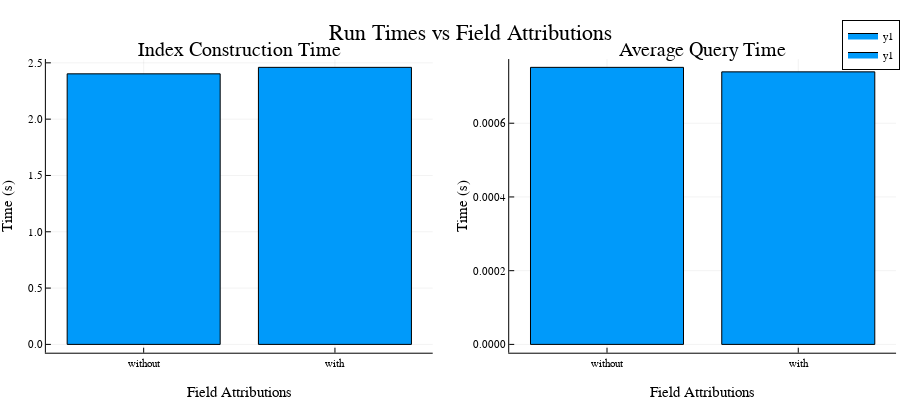

Notebook cell for this chart:
### Markdown cell above
Finally, let's see if field attributions made much of a difference.

### Code cell
attribution_mask = (indexes[:,"field_attributions"].==1)


p1 = bar(
    [
        mean(indexes[(!).(attribution_mask),"indexing_time"]),
        mean(indexes[(attribution_mask),"indexing_time"])
    ],
    xticks = (1:2, ["without","with"]),
    title = "Index Construction Time",
    xlabel = "Field Attributions",
    ylabel = "Time (s)",
    legend = false
)

p2 = bar(
    [
        mean(indexes[(!).(attribution_mask),"index_avg_query_time"]),
        mean(indexes[(attribution_mask),"index_avg_query_time"])
    ],
    xticks = (1:2, ["without","with"]),
    title = "Average Query Time",
    xlabel = "Field Attributions",
    ylabel = "Time (s)",
    legend = false
)


plot([p1,p2]..., layout=(1,2), size=(900,400), plot_title = "Run Times vs Field Attributions")

### Figure 1 — Plotly figure (JSON) as saved in the notebook; plotly's stock layout.template omitted (floating-point values rounded to 4 significant figures)
{"data": [{"fill": "tozeroy", "fillcolor": "rgba(0, 154, 250, 1.000)", "legendgroup": "y1", "line": {"color": "rgba(0, 0, 0, 1.000)", "dash": "solid", "width": 1}, "mode": "lines", "name": "y1", "showlegend": true, "type": "scatter", "x": [0.6, 0.6, 1.4, 1.4, 0.6, 0.6], "xaxis": "x1", "y": [2.402, 0, 0, 2.402, 2.402, 2.402], "yaxis": "y1"}, {"fill": "tozeroy", "fillcolor": "rgba(0, 154, 250, 1.000)", "legendgroup": "y1", "line": {"color": "rgba(0, 0, 0, 1.000)", "dash": "solid", "width": 1}, "mode": "lines", "name": "y1", "showlegend": false, "type": "scatter", "x": [1.6, 1.6, 2.4, 2.4, 1.6, 1.6], "xaxis": "x1", "y": [2.46, 0, 0, 2.46, 2.46, 2.46], "yaxis": "y1"}, {"colorbar": {"title": ""}, "legendgroup": "y1", "marker": {"color": "rgba(0, 154, 250, 0.000)", "line": {"color": "rgba(0, 0, 0, 0.000)", "width": 1}, "size": 0, "symbol": "circle"}, "mode": "markers", "name": "y1", "showlegend": false, "type": "scatter", "x": [1, 2], "xaxis": "x1", "y": [2.402, 2.46], "yaxis": "y1", "zmax": null, "zmin": null}, {"fill": "tozeroy", "fillcolor": "rgba(0, 154, 250, 1.000)", "legendgroup": "y1", "line": {"color": "rgba(0, 0, 0, 1.000)", "dash": "solid", "width": 1}, "mode": "lines", "name": "y1", "showlegend": true, "type": "scatter", "x": [0.6, 0.6, 1.4, 1.4, 0.6, 0.6], "xaxis": "x2", "y": [0.0007516, 0, 0, 0.0007516, 0.0007516, 0.0007516], "yaxis": "y2"}, {"fill": "tozeroy", "fillcolor": "rgba(0, 154, 250, 1.000)", "legendgroup": "y1", "line": {"color": "rgba(0, 0, 0, 1.000)", "dash": "solid", "width": 1}, "mode": "lines", "name": "y1", "showlegend": false, "type": "scatter", "x": [1.6, 1.6, 2.4, 2.4, 1.6, 1.6], "xaxis": "x2", "y": [0.0007393, 0, 0, 0.0007393, 0.0007393, 0.0007393], "yaxis": "y2"}, {"colorbar": {"title": ""}, "legendgroup": "y1", "marker": {"color": "rgba(0, 154, 250, 0.000)", "line": {"color": "rgba(0, 0, 0, 0.000)", "width": 1}, "size": 0, "symbol": "circle"}, "mode": "markers", "name": "y1", "showlegend": false, "type": "scatter", "x": [1, 2], "xaxis": "x2", "y": [0.0007516, 0.0007393], "yaxis": "y2", "zmax": null, "zmin": null}], "layout": {"annotations": [{"font": {"color": "rgba(0, 0, 0, 1.000)", "family": "sans-serif", "size": 20}, "rotation": 0, "showarrow": false, "text": "Index Construction Time", "x": 0.2659, "xanchor": "center", "xref": "paper", "y": 0.95, "yanchor": "top", "yref": "paper"}, {"font": {"color": "rgba(0, 0, 0, 1.000)", "family": "sans-serif", "size": 20}, "rotation": 0, "showarrow": false, "text": "Average Query Time", "x": 0.7807, "xanchor": "center", "xref": "paper", "y": 0.95, "yanchor": "top", "yref": "paper"}, {"font": {"color": "rgba(0, 0, 0, 1.000)", "family": "sans-serif", "size": 22}, "rotation": 0, "showarrow": false, "text": "Run Times vs Field Attributions", "x": 0.5233, "xanchor": "center", "xref": "paper", "y": 1, "yanchor": "top", "yref": "paper"}], "height": 400, "legend": {"bgcolor": "rgba(255, 255, 255, 1.000)", "bordercolor": "rgba(0, 0, 0, 1.000)", "borderwidth": 1, "font": {"color": "rgba(0, 0, 0, 1.000)", "family": "sans-serif", "size": 11}, "title": {"font": {"color": "rgba(0, 0, 0, 1.000)", "family": "sans-serif", "size": 15}, "text": ""}, "tracegroupgap": 0, "traceorder": "normal", "x": 1, "xanchor": "auto", "y": 1, "yanchor": "auto"}, "margin": {"b": 20, "l": 0, "r": 0, "t": 20}, "paper_bgcolor": "rgba(255, 255, 255, 1.000)", "plot_bgcolor": "rgba(255, 255, 255, 1.000)", "showlegend": true, "width": 900, "xaxis1": {"anchor": "y1", "domain": [0.05098, 0.4808], "gridcolor": "rgba(0, 0, 0, 0.100)", "gridwidth": 0.5, "linecolor": "rgba(0, 0, 0, 1.000)", "mirror": false, "range": [0.4888, 2.511], "showgrid": true, "showline": true, "showticklabels": true, "tickangle": 0, "tickcolor": "rgb(0, 0, 0)", "tickfont": {"color": "rgba(0, 0, 0, 1.000)", "family": "sans-serif", "size": 11}, "tickmode": "array", "ticks": "inside", "ticktext": ["without", "with"], "tickvals": [1, 2], "title": "Field Attributions", "titlefont": {"color": "rgba(0, 0, 0, 1.000)", "family": "sans-serif", "size": 15}, "type": "-", "visible": true, "zeroline": false, "zerolinecolor": "rgba(0, 0, 0, 1.000)"}, "xaxis2": {"anchor": "y2", "domain": [0.5658, 0.9956], "gridcolor": "rgba(0, 0, 0, 0.100)", "gridwidth": 0.5, "linecolor": "rgba(0, 0, 0, 1.000)", "mirror": false, "range": [0.4888, 2.511], "showgrid": true, "showline": true, "showticklabels": true, "tickangle": 0, "tickcolor": "rgb(0, 0, 0)", "tickfont": {"color": "rgba(0, 0, 0, 1.000)", "family": "sans-serif", "size": 11}, "tickmode": "array", "ticks": "inside", "ticktext": ["without", "with"], "tickvals": [1, 2], "title": "Field Attributions", "titlefont": {"color": "rgba(0, 0, 0, 1.000)", "family": "sans-serif", "size": 15}, "type": "-", "visible": true, "zeroline": false, "zerolinecolor": "rgba(0, 0, 0, 1.000)"}, "xaxis3": {"anchor": "y3", "domain": [0.05098, 0.9956], "gridcolor": "rgba(0, 0, 0, 0.100)", "gridwidth": 0.5, "linecolor": "rgba(0, 0, 0, 1.000)", "mirror": false, "range": [0, 1], "showgrid": true, "showline": false, "showticklabels": true, "tickangle": 0, "tickcolor": "rgb(0, 0, 0)", "tickfont": {"color": "rgba(0, 0, 0, 1.000)", "family": "sans-serif", "size": 11}, "tickmode": "array", "ticks": "inside", "ticktext": ["0.0", "0.2", "0.4", "0.6", "0.8", "1.0"], "tickvals": [0, 0.2, 0.4, 0.6, 0.8, 1], "title": "", "titlefont": {"color": "rgba(0, 0, 0, 1.000)", "family": "sans-serif", "size": 15}, "type": "-", "visible": false, "zeroline": false, "zerolinecolor": "rgba(0, 0, 0, 1.000)"}, "yaxis1": {"anchor": "x1", "domain": [0.07581, 0.8915], "gridcolor": "rgba(0, 0, 0, 0.100)", "gridwidth": 0.5, "linecolor": "rgba(0, 0, 0, 1.000)", "mirror": false, "range": [-0.07379, 2.534], "showgrid": true, "showline": true, "showticklabels": true, "tickangle": 0, "tickcolor": "rgb(0, 0, 0)", "tickfont": {"color": "rgba(0, 0, 0, 1.000)", "family": "sans-serif", "size": 11}, "tickmode": "array", "ticks": "inside", "ticktext": ["0.0", "0.5", "1.0", "1.5", "2.0", "2.5"], "tickvals": [0, 0.5, 1, 1.5, 2, 2.5], "title": "Time (s)", "titlefont": {"color": "rgba(0, 0, 0, 1.000)", "family": "sans-serif", "size": 15}, "type": "-", "visible": true, "zeroline": false, "zerolinecolor": "rgba(0, 0, 0, 1.000)"}, "yaxis2": {"anchor": "x2", "domain": [0.07581, 0.8915], "gridcolor": "rgba(0, 0, 0, 0.100)", "gridwidth": 0.5, "linecolor": "rgba(0, 0, 0, 1.000)", "mirror": false, "range": [-2.255e-05, 0.0007741], "showgrid": true, "showline": true, "showticklabels": true, "tickangle": 0, "tickcolor": "rgb(0, 0, 0)", "tickfont": {"color": "rgba(0, 0, 0, 1.000)", "family": "sans-serif", "size": 11}, "tickmode": "array", "ticks": "inside", "ticktext": ["0.0000", "0.0002", "0.0004", "0.0006"], "tickvals": [0, 0.0002, 0.0004, 0.0006], "title": "Time (s)", "titlefont": {"color": "rgba(0, 0, 0, 1.000)", "family": "sans-serif", "size": 15}, "type": "-", "visible": true, "zeroline": false, "zerolinecolor": "rgba(0, 0, 0, 1.000)"}, "yaxis3": {"anchor": "x3", "domain": [0.95, 1], "gridcolor": "rgba(0, 0, 0, 0.100)", "gridwidth": 0.5, "linecolor": "rgba(0, 0, 0, 1.000)", "mirror": false, "range": [0, 1], "showgrid": true, "showline": false, "showticklabels": true, "tickangle": 0, "tickcolor": "rgb(0, 0, 0)", "tickfont": {"color": "rgba(0, 0, 0, 1.000)", "family": "sans-serif", "size": 11}, "tickmode": "array", "ticks": "inside", "ticktext": ["0.0", "0.2", "0.4", "0.6", "0.8", "1.0"], "tickvals": [0, 0.2, 0.4, 0.6, 0.8, 1], "title": "", "titlefont": {"color": "rgba(0, 0, 0, 1.000)", "family": "sans-serif", "size": 15}, "type": "-", "visible": false, "zeroline": false, "zerolinecolor": "rgba(0, 0, 0, 1.000)"}}}
